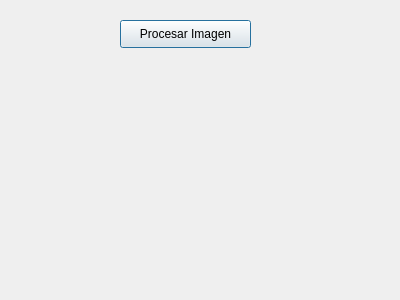
<?xml version="1.0" encoding="UTF-8"?>
<ui version="4.0">
 <class>dlgImagen</class>
 <widget class="QDialog" name="dlgImagen">
  <property name="geometry">
   <rect>
    <x>0</x>
    <y>0</y>
    <width>400</width>
    <height>300</height>
   </rect>
  </property>
  <property name="windowTitle">
   <string>Transformacion de una Imagen</string>
  </property>
  <widget class="QPushButton" name="btnProcesarImagen">
   <property name="geometry">
    <rect>
     <x>120</x>
     <y>20</y>
     <width>131</width>
     <height>28</height>
    </rect>
   </property>
   <property name="text">
    <string>Procesar Imagen</string>
   </property>
  </widget>
  <widget class="QLabel" name="lblImagen">
   <property name="geometry">
    <rect>
     <x>120</x>
     <y>110</y>
     <width>150</width>
     <height>150</height>
    </rect>
   </property>
   <property name="text">
    <string/>
   </property>
   <property name="scaledContents">
    <bool>true</bool>
   </property>
  </widget>
  <widget class="QLabel" name="lblMensaje">
   <property name="geometry">
    <rect>
     <x>130</x>
     <y>60</y>
     <width>121</width>
     <height>20</height>
    </rect>
   </property>
   <property name="font">
    <font>
     <weight>75</weight>
     <bold>true</bold>
    </font>
   </property>
   <property name="text">
    <string/>
   </property>
  </widget>
 </widget>
 <resources/>
 <connections/>
</ui>
